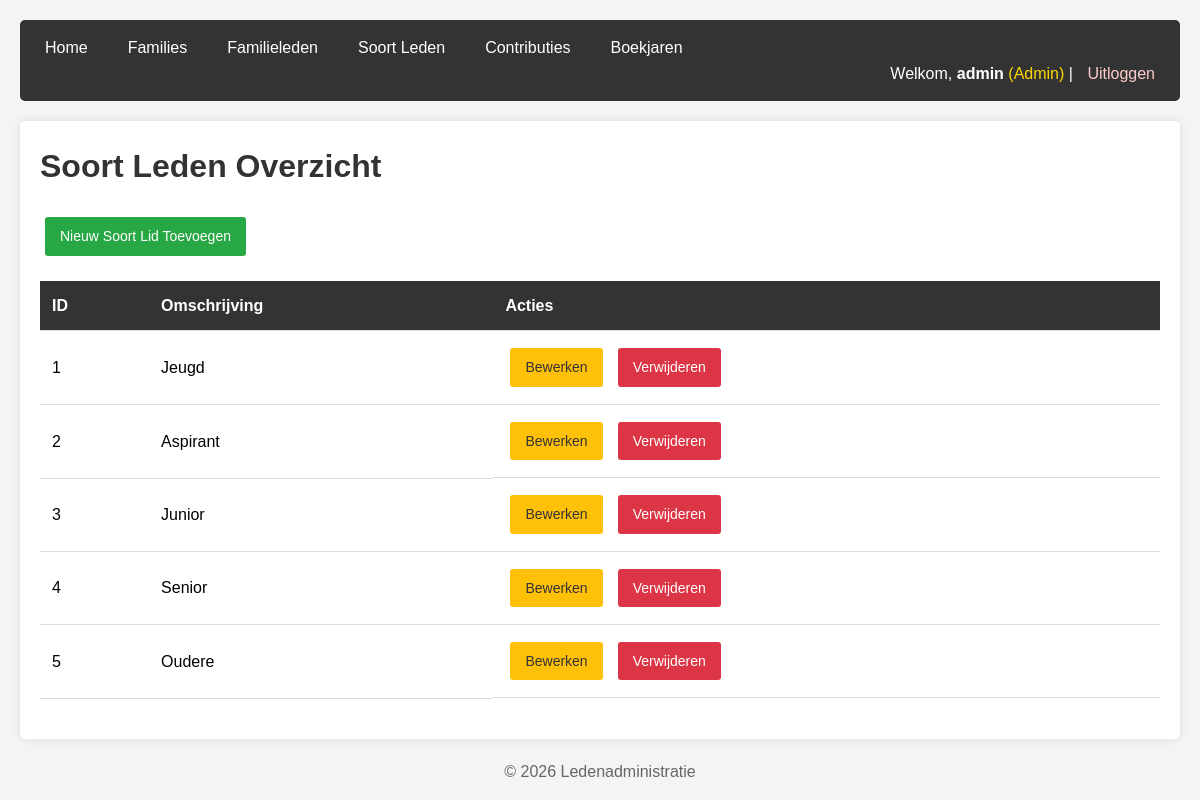
/soort_lid/index.php (signed in), run on the app's committed database.
### tables this page shows
CREATE TABLE IF NOT EXISTS Soort_lid (
    id INT AUTO_INCREMENT PRIMARY KEY,
    omschrijving VARCHAR(100) NOT NULL,
    created_at TIMESTAMP DEFAULT CURRENT_TIMESTAMP,
    updated_at TIMESTAMP DEFAULT CURRENT_TIMESTAMP ON UPDATE CURRENT_TIMESTAMP
);

### includes/Auth.php (called while the page is built, shortened)
<?php
class Auth {
    public static function check() {
        return isset($_SESSION['logged_in']) && $_SESSION['logged_in'] === true;
    }
    public static function user() {
        return [
            'id' => $_SESSION['user_id'] ?? null,
            'username' => $_SESSION['username'] ?? null,
            'rol' => $_SESSION['rol'] ?? null
        ];
    }
    public static function isAdmin() {
        return self::check() && ($_SESSION['rol'] ?? '') === 'admin';
    }
}

### includes/functions.php (called while the page is built, shortened)
<?php
function e($string) {
    return htmlspecialchars($string, ENT_QUOTES, 'UTF-8');
}

### soort_lid/index.php (the view, shortened to what this page needs)
<?php
require_once __DIR__ . '/../includes/Auth.php';
require_once __DIR__ . '/../includes/functions.php';
$pdo = getDBConnection();
$stmt = $pdo->query("SELECT * FROM Soort_lid ORDER BY id");
$soort_leden = $stmt->fetchAll();
include __DIR__ . '/../includes/header.php';
?>
<h1>Soort Leden Overzicht</h1>
<a href="create.php" class="btn btn-success">Nieuw Soort Lid Toevoegen</a>
<table>
    <thead>
        <tr>
            <th>ID</th>
            <th>Omschrijving</th>
            <th>Acties</th>
        </tr>
    </thead>
    <tbody>
        <?php foreach ($soort_leden as $soort): ?>
            <tr>
                <td><?php echo e($soort['id']); ?></td>
                <td><?php echo e($soort['omschrijving']); ?></td>
                <td class="actions">
                    <a href="edit.php?id=<?php echo $soort['id']; ?>" class="btn btn-warning">Bewerken</a>
                    <a href="delete.php?id=<?php echo $soort['id']; ?>" class="btn btn-danger" onclick="return confirm('Weet je zeker dat je dit soort lid wilt verwijderen?')">Verwijderen</a>
                </td>
            </tr>
        <?php endforeach; ?>
    </tbody>
</table>
<?php include __DIR__ . '/../includes/footer.php'; ?>

### includes/header.php (shortened to what this page needs)
<?php
require_once __DIR__ . '/Auth.php';
?>
<!DOCTYPE html>
<html lang="nl">
<head>
</head>
<body>
    <nav>
        <ul>
            <li><a href="/phpAndMysql/Ledenadministratie/index.php">Home</a></li>
            <?php if (Auth::check()): ?>
            <li><a href="/phpAndMysql/Ledenadministratie/families/index.php">Families</a></li>
            <li><a href="/phpAndMysql/Ledenadministratie/familieleden/index.php">Familieleden</a></li>
            <li><a href="/phpAndMysql/Ledenadministratie/soort_lid/index.php">Soort Leden</a></li>
            <li><a href="/phpAndMysql/Ledenadministratie/contributie/index.php">Contributies</a></li>
            <li><a href="/phpAndMysql/Ledenadministratie/boekjaar/index.php">Boekjaren</a></li>
            <?php endif; ?>
        </ul>
        <div style="float: right; color: white;">
            <?php if (Auth::check()): ?>
                Welkom, <strong><?php echo e(Auth::user()['username']); ?></strong>
                <?php if (Auth::isAdmin()): ?><span style="color: #ffd700;">(Admin)</span><?php endif; ?>
                | <a href="/phpAndMysql/Ledenadministratie/auth/logout.php" style="color: #ffcccc;">Uitloggen</a>
            <?php else: ?>
                <a href="/phpAndMysql/Ledenadministratie/auth/login.php" style="color: white;">Inloggen</a>
            <?php endif; ?>
        </div>
    </nav>
    <div class="container">

### includes/footer.php
    </div>
    <footer style="text-align: center; margin-top: 20px; color: #666;">
        <p>&copy; <?php echo date('Y'); ?> Ledenadministratie</p>
    </footer>
</body>
</html>

### includes/header.php (style rules this page uses)
* { margin: 0; padding: 0; box-sizing: border-box; }
body { font-family: Arial, sans-serif; line-height: 1.6; background-color: #f4f4f4; padding: 20px; }
.container { max-width: 1200px; margin: 0 auto; background: white; padding: 20px; border-radius: 5px; box-shadow: 0 0 10px rgba(0,0,0,0.1); }
h1, h2 { color: #333; margin-bottom: 20px; }
nav { background: #333; color: white; padding: 15px; margin-bottom: 20px; border-radius: 5px; }
nav ul { list-style: none; display: flex; flex-wrap: wrap; gap: 20px; }
nav a { color: white; text-decoration: none; padding: 5px 10px; border-radius: 3px; transition: background 0.3s; }
table { width: 100%; border-collapse: collapse; margin: 20px 0; }
th, td { padding: 12px; text-align: left; border-bottom: 1px solid #ddd; }
th { background-color: #333; color: white; }
.btn { display: inline-block; padding: 8px 15px; margin: 5px; text-decoration: none; border-radius: 3px; cursor: pointer; border: none; font-size: 14px; }
.btn-success { background: #28a745; color: white; }
.btn-warning { background: #ffc107; color: #333; }
.btn-danger { background: #dc3545; color: white; }
.actions { display: flex; gap: 5px; }

### data on the page
soort_lid: id "1", omschrijving "Jeugd"
soort_lid: id "2", omschrijving "Aspirant"
soort_lid: id "3", omschrijving "Junior"
soort_lid: id "4", omschrijving "Senior"
soort_lid: id "5", omschrijving "Oudere"

### other printed values
Auth::user()['username'] "admin"
